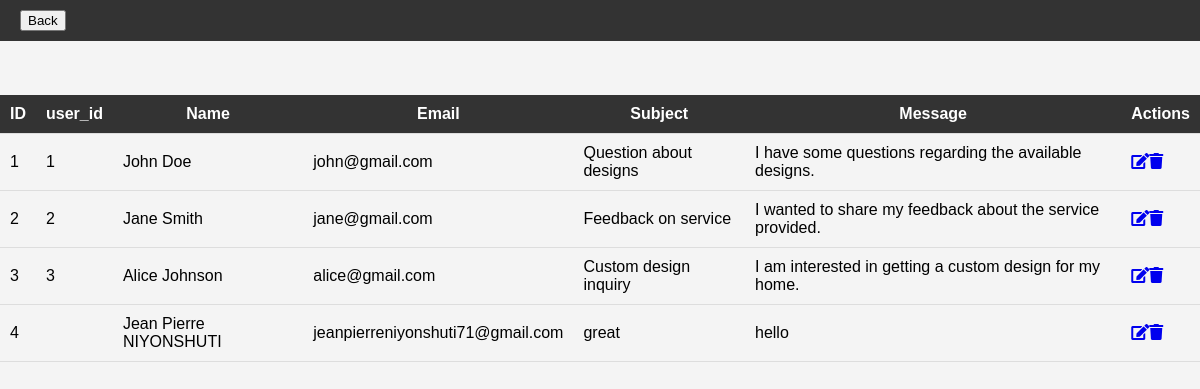
The page /VirtualInteriorDesignStudio/landingcontact.php on the database its author committed.
### tables this page shows
CREATE TABLE `contactus` (
  `message_id` int(11) NOT NULL,
  `user_id` int(11) DEFAULT NULL,
  `name` varchar(100) NOT NULL,
  `email` varchar(100) NOT NULL,
  `subject` varchar(255) DEFAULT NULL,
  `message` text DEFAULT NULL,
  `created_at` timestamp NOT NULL DEFAULT current_timestamp()
);

### VirtualInteriorDesignStudio/landingcontact.php (the view, shortened to what this page needs)
<!DOCTYPE html>
<html lang="en">
<head>
    <link rel="stylesheet" href="https://cdnjs.cloudflare.com/ajax/libs/font-awesome/5.15.4/css/all.min.css">
     <link rel="stylesheet" href="css/style5.css">
</head>
<header>
    <div>
            <button type="button" onclick="window.location.href='messages.html'">Back</button>
    </div>
</header>
<?php
require_once "dbconnect.php";
?>
<!DOCTYPE html>
<html lang="en">
<head>
</head>
<body>
    <br><br><br>
    <table id="dataTable" class="table table-hover text-center">
        <tr>
            <th>ID</th>
            <th>user_id</th>
            <th>Name</th>
            <th>Email</th>
            <th>Subject</th>
            <th>Message</th>
            <th>Actions</th>
        </tr>
        <?php
        $sql = "SELECT * FROM contactus";
        $result = $conn->query($sql);
        if ($result->num_rows > 0) {
            while ($row = $result->fetch_assoc()) {
                echo "<tr>";
                echo "<td>" . $row["message_id"] . "</td>";
                echo "<td>" . $row["user_id"] . "</td>";
                echo "<td>" . $row["name"] . "</td>";
                 echo "<td>" . $row["email"] . "</td>";
                echo "<td>" . $row["subject"] . "</td>";
                echo "<td>" . $row["message"] . "</td>";
                echo "<td>";
                echo "<a href='updatemessage.html?id=" . $row["message_id"] . "'><i class='fas fa-edit'></i></a>";
                echo "<a href='deletemessage.html?id=" . $row["message_id"] . "'><i class='fas fa-trash'></i></a>";
                echo "</td>";
                echo "</tr>";
            }
        } else {
            echo "<tr><td colspan='6'>No data found</td></tr>";
        }
        ?>
    </table>
</body>
</html>

### css/style5.css (style rules this page uses)
body { font-family: Arial, sans-serif; margin: 0; padding: 0; background-color: #f4f4f4; }
header { background-color: #333; color: #fff; padding: 10px 20px; display: flex; justify-content: space-between; align-items: center; }
table { width: 100%; border-collapse: collapse; }
th, td { padding: 10px; border-bottom: 1px solid #ddd; }
th { background-color: #333; color: white; }

### rows shown on the page
contactus: message_id "1", user "1", name "John Doe", email "john@gmail.com", subject "Question about designs", message "I have some questions regarding the available designs."
contactus: message_id "2", user "2", name "Jane Smith", email "jane@gmail.com", subject "Feedback on service", message "I wanted to share my feedback about the service provided."
contactus: message_id "3", user "3", name "Alice Johnson", email "alice@gmail.com", subject "Custom design inquiry", message "I am interested in getting a custom design for my home."
contactus: message_id "4", name "Jean Pierre NIYONSHUTI", email "jeanpierreniyonshuti71@gmail.com", subject "great", message "hello"
